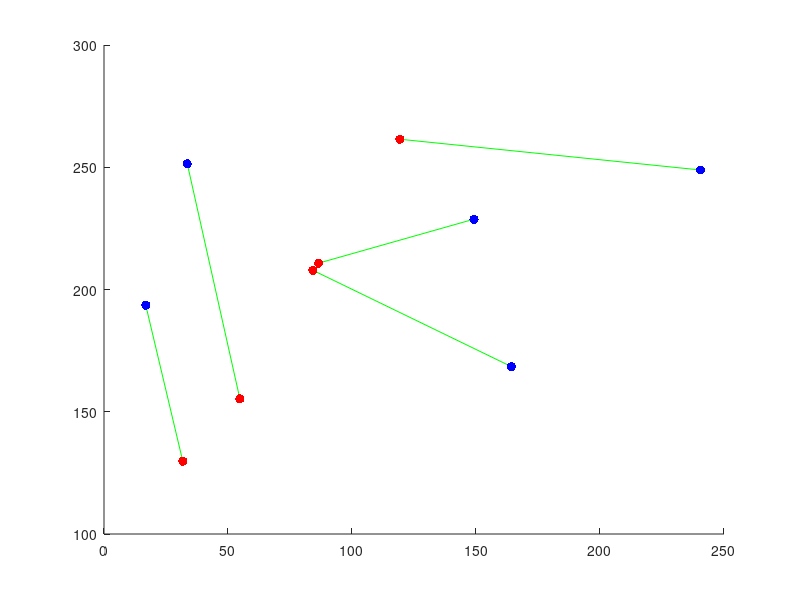
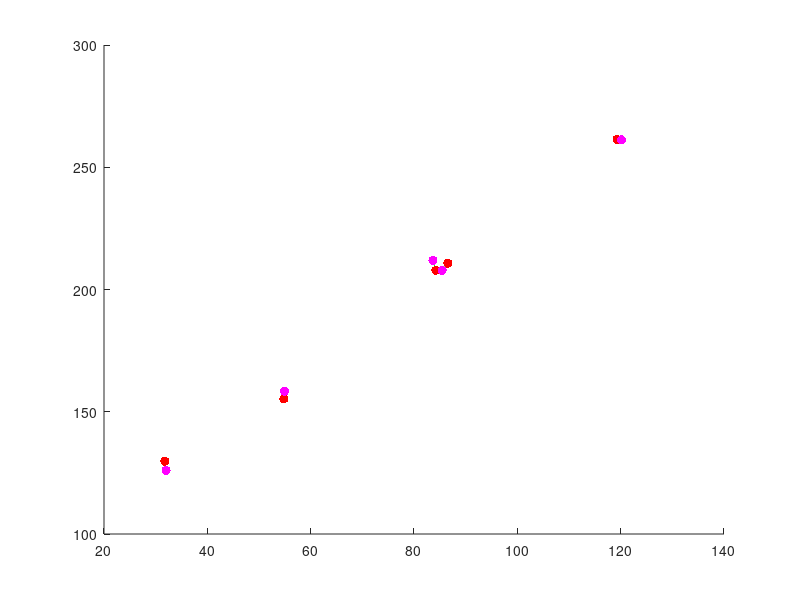

These figures' MATLAB source, in order:
function practical1

%The aim of practical 1 is to calculate the homography that best maps two
%sets of points to one another.  We will (eventually) use this for creating
%panoramas, and for calculating the 3d pose of planes.  You should use this
%template for your code and fill in the missing sections marked "TO DO"

%close all open figures
close all;

%set of two dimensional Cartesian points
pts1Cart = [  240.5000   16.8351   33.5890  164.2696  149.1911;...
              248.8770  193.5890   251.3901 168.4581  228.7723];

%turn points to homogeneous representation
pts1Hom = [pts1Cart; ones(1,size(pts1Cart,2))]
      
%define a homography
H = [0.6 0.7 -100; 1.0 0.6 50; 0.001 0.002 1.0]

%apply homography to points
pts2Hom = H*pts1Hom

%convert back to Cartesian
pts2Cart = pts2Hom(1:2,:)./repmat(pts2Hom(3,:),2,1)

%add a small amount of noise
noiseLevel = 4.0;
pts2Cart = pts2Cart+noiseLevel*randn(size(pts2Cart));

%draw two set of two dimensional points
%opens figure
figure; set(gcf,'Color',[1 1 1]);
%draw lines between each pair of points
nPoint = size(pts1Cart,2)
for (cPoint = 1:nPoint)
    %plot a green line between each pair of points
    plot([pts1Cart(1,cPoint) pts2Cart(1,cPoint)],[pts1Cart(2,cPoint) pts2Cart(2,cPoint)],'g-');
    %make sure we don't replace with next point
    hold on;
end;

%draws first set of points
plot(pts1Cart(1,:),pts1Cart(2,:),'b.','MarkerSize',20);
%remove axis
set(gca,'Box','Off');

%draws second set of points
plot(pts2Cart(1,:),pts2Cart(2,:),'r.','MarkerSize',20);

%now our goal is to transform the first points so that they map to the
%second set of points

%****TO DO****: Fill in the details of this routine 
%At the moment, it just returns and identity matrix (body is below)
HEst = calcBestHomography(pts1Cart, pts2Cart);

%now we will see how well the routine works by applying the mapping and
%measuring the square  distance between the desired and actual positions

%apply homography to points
pts2EstHom = HEst*pts1Hom

%convert back to Cartesian
pts2EstCart = pts2EstHom(1:2,:)./repmat(pts2EstHom(3,:),2,1)

%calculate mean squared distance from actual points
sqDiff = mean(sum((pts2Cart-pts2EstCart).^2))

%draw figure with points before and after
%draw two set of two dimensional points
%opens figure
figure; set(gcf,'Color',[1 1 1]);
%draw lines between each pair of points
nPoint = size(pts1Cart,2)
for (cPoint = 1:nPoint)
    %plot a green line pairs of actual and estimated points
    plot([pts2Cart(1,cPoint) pts2EstCart(1,cPoint)],[pts2Cart(2,cPoint) pts2EstCart(2,cPoint)],'g-');
    %make sure we don't replace with next point
    hold on;
end;

%draws second set of points
plot(pts2Cart(1,:),pts2Cart(2,:),'r.','MarkerSize',20);
%remove axis
set(gca,'Box','Off');

%draws estimated positions of second set of points
plot(pts2EstCart(1,:),pts2EstCart(2,:),'m.','MarkerSize',20);

%other things **** TO DO ****
%1. Convince yourself that the homography is ambiguous up to scale (by
%multiplying it by a constant factor and showing it does the same thing).
%Can you see why this is mathematically the case?
%2. Show empirically that your homography routine can EXACTLY map any four points to any
%other four points
%3. Now move to practical 1b.




%==========================================================================
function H = calcBestHomography(pts1Cart, pts2Cart)

%should apply direct linear transform (DLT) algorithm to calculate best
%homography that maps the points in pts1Cart to their corresonding matchin in 
%pts2Cart

%**** TO DO ****;

% turn points to homogeneous
pts1Cart = [pts1Cart; ones(1,5)];
pts2Cart = [pts2Cart; ones(1,5)];

% construct 10 x 9 matrix
A = zeros(10,9);
for count = 1:size(pts1Cart,2)
    A(2*count,:) = [pts1Cart(1,count),pts1Cart(2,count),1,0,0,0,-pts2Cart(1,count)*pts1Cart(1,count),-pts2Cart(1,count)*pts1Cart(2,count),-pts2Cart(1,count)];
    A((2*count)-1,:) = [0,0,0,-pts1Cart(1,count),-pts1Cart(2,count),-1,pts2Cart(2,count)*pts1Cart(1,count),pts2Cart(2,count)*pts1Cart(2,count),pts2Cart(2,count)];
end

%solve Ah = 0
h = solveAXEqualsZero(A);

%reshape h into the matrix H
H = (reshape(h,[3,3]))';

%Beware - when you reshape the (9x1) vector x to the (3x3) shape of a homography, you must make
%sure that it is reshaped with the values going first into the rows.  This
%is not the way that the matlab command reshape works - it goes columns
%first.  In order to resolve this, you can reshape and then take the
%transpose


%==========================================================================
function x = solveAXEqualsZero(A);

[U,S,V] = svd(A);
x = V(:,9);

